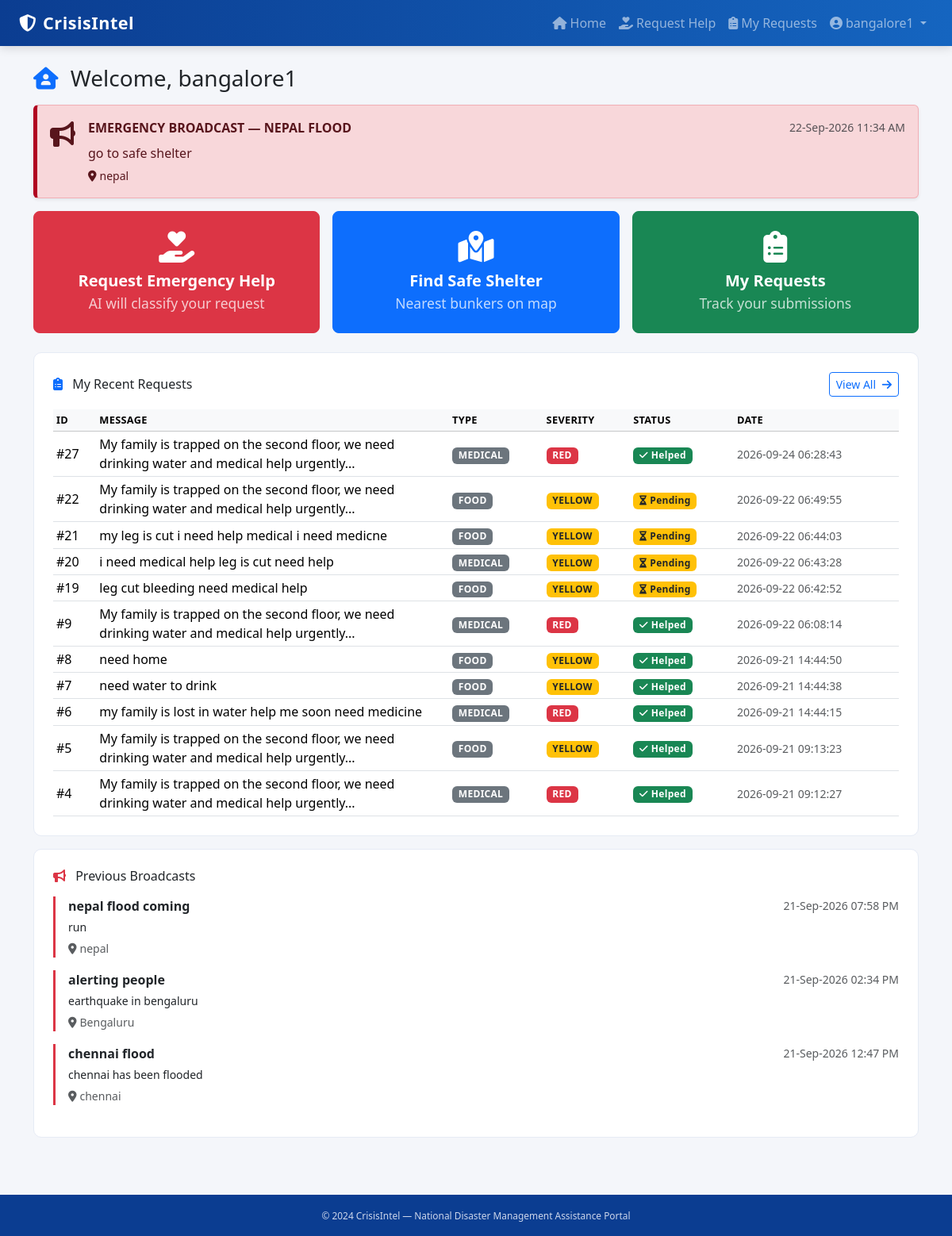
The page /people/home (signed in) on the database its author committed.
### tables this page shows
CREATE TABLE emergency_notes (
            id INTEGER PRIMARY KEY AUTOINCREMENT,
            title TEXT NOT NULL,
            message TEXT NOT NULL,
            severity TEXT DEFAULT 'moderate',
            city TEXT,
            created_by INTEGER,
            created_at TIMESTAMP DEFAULT CURRENT_TIMESTAMP,
            FOREIGN KEY(created_by) REFERENCES users(id)
        );

CREATE TABLE help_requests (
            id INTEGER PRIMARY KEY AUTOINCREMENT,
            user_id INTEGER NOT NULL,
            raw_message TEXT NOT NULL,
            help_type TEXT,
            severity TEXT,
            tag_color TEXT,
            city TEXT,
            latitude REAL,
            longitude REAL,
            status TEXT DEFAULT 'pending' CHECK(status IN ('pending','helped')),
            created_at TIMESTAMP DEFAULT CURRENT_TIMESTAMP,
            FOREIGN KEY(user_id) REFERENCES users(id)
        );

### app.py (the view)
@app.route("/people/home")
@login_required
@people_required
def people_home():
    db = get_db()
    notes = db.execute(
        "SELECT * FROM emergency_notes ORDER BY id DESC LIMIT 10"
    ).fetchall()
    my_reqs = db.execute(
        "SELECT * FROM help_requests WHERE user_id=? ORDER BY id DESC",
        (session["user_id"],)
    ).fetchall()
    db.close()
    return render_template("people/home.html", notes=notes, requests=my_reqs)

### utils/auth_helper.py (called while the page is built)
def login_required(f):
    @wraps(f)
    def wrapper(*args, **kwargs):
        if "user_id" not in session:
            flash("Please login first.", "warning")
            return redirect(url_for("login"))
        return f(*args, **kwargs)
    return wrapper

def people_required(f):
    @wraps(f)
    def wrapper(*args, **kwargs):
        if session.get("role") != "people":
            flash("People access only.", "danger")
            return redirect(url_for("login"))
        return f(*args, **kwargs)
    return wrapper

### utils/db_helper.py (called while the page is built)
def get_db():
    conn = sqlite3.connect(Config.DATABASE)
    conn.row_factory = sqlite3.Row
    return conn

### utils/timeutil.py (called while the page is built)
def to_ist(value, fmt="%d-%b-%Y %I:%M %p"):
    if value is None or value == "":
        return "—"
    try:
        if isinstance(value, str):
            dt = datetime.strptime(value[:19], "%Y-%m-%d %H:%M:%S")
            dt = dt.replace(tzinfo=timezone.utc)
        elif isinstance(value, datetime):
            dt = value
            if dt.tzinfo is None:
                dt = dt.replace(tzinfo=timezone.utc)
        else:
            return str(value)
        return dt.astimezone(IST).strftime(fmt)
    except Exception:
        return str(value)

### templates/people/home.html (shortened to what this page needs)
{% extends "base.html" %}
{% block content %}
<h3 class="mb-3">
    <i class="fa fa-house-user text-primary me-2"></i>
    Welcome, {{ session.name }}
</h3>
{% if notes %}
<div class="alert alert-danger d-flex align-items-start shadow-sm">
    <i class="fa fa-bullhorn fa-2x me-3 mt-1"></i>
    <div class="flex-grow-1">
        <div class="d-flex justify-content-between align-items-center">
            <strong class="text-uppercase">
                EMERGENCY BROADCAST — {{ notes[0].title }}
            </strong>
            <small class="text-muted">{{ notes[0].created_at | ist }}</small>
        </div>
        <p class="mb-1 mt-2">{{ notes[0].message }}</p>
        {% if notes[0].city %}
            <small>
                <i class="fa fa-location-dot me-1"></i>{{ notes[0].city }}
            </small>
        {% endif %}
    </div>
</div>
{% endif %}
<div class="row g-3 mb-4">
    <div class="col-md-4">
        <a href="{{ url_for('people_request') }}"
           class="btn btn-danger btn-lg w-100 py-4 h-100 d-flex flex-column justify-content-center">
            <i class="fa fa-hand-holding-heart fa-2x mb-2"></i>
            <span class="fw-bold">Request Emergency Help</span>
            <small class="opacity-75">AI will classify your request</small>
        </a>
    </div>
    <div class="col-md-4">
        <a href="{{ url_for('people_map') }}"
           class="btn btn-primary btn-lg w-100 py-4 h-100 d-flex flex-column justify-content-center">
            <i class="fa fa-map-location-dot fa-2x mb-2"></i>
            <span class="fw-bold">Find Safe Shelter</span>
            <small class="opacity-75">Nearest bunkers on map</small>
        </a>
    </div>
    <div class="col-md-4">
        <a href="{{ url_for('people_my_requests') }}"
           class="btn btn-success btn-lg w-100 py-4 h-100 d-flex flex-column justify-content-center">
            <i class="fa fa-clipboard-list fa-2x mb-2"></i>
            <span class="fw-bold">My Requests</span>
            <small class="opacity-75">Track your submissions</small>
        </a>
    </div>
</div>
<div class="card p-4 mb-3">
    <div class="d-flex justify-content-between align-items-center mb-3">
        <h6 class="mb-0">
            <i class="fa fa-clipboard-list text-primary me-2"></i>
            My Recent Requests
        </h6>
        <a href="{{ url_for('people_my_requests') }}"
           class="btn btn-sm btn-outline-primary">
            View All <i class="fa fa-arrow-right ms-1"></i>
        </a>
    </div>
    <div class="table-responsive">
        <table class="table table-sm align-middle mb-0">
            <thead class="table-light">
                <tr>
                    <th>ID</th>
                    <th>Message</th>
                    <th>Type</th>
                    <th>Severity</th>
                    <th>Status</th>
                    <th>Date</th>
                </tr>
            </thead>
            <tbody>
            {% for r in requests %}
                <tr>
                    <td>#{{ r.id }}</td>
                    <td style="max-width: 300px;">{{ r.raw_message }}</td>
                    <td>
                        <span class="badge bg-secondary text-uppercase">
                            {{ r.help_type }}
                        </span>
                    </td>
                    <td>
                        {% if r.severity == 'red' %}
                            <span class="badge bg-danger">RED</span>
                        {% elif r.severity == 'yellow' %}
                            <span class="badge bg-warning text-dark">YELLOW</span>
                        {% else %}
                            <span class="badge bg-success">GREEN</span>
                        {% endif %}
                    </td>
                    <td>
                        {% if r.status == 'helped' %}
                            <span class="badge bg-success">
                                <i class="fa fa-check me-1"></i>Helped
                            </span>
                        {% else %}
                            <span class="badge bg-warning text-dark">
                                <i class="fa fa-hourglass-half me-1"></i>Pending
                            </span>
                        {% endif %}
                    </td>
                    <td><small class="text-muted">{{ r.created_at }}</small></td>
                </tr>
            {% endfor %}
            </tbody>
        </table>
    </div>
</div>
{% if notes|length > 1 %}
<div class="card p-4">
    <h6 class="mb-3">
        <i class="fa fa-bullhorn text-danger me-2"></i>
        Previous Broadcasts
    </h6>
    {% for n in notes[1:] %}
    <div class="border-start border-3 ps-3 mb-3
        {% if n.severity == 'high' %}border-danger
        {% elif n.severity == 'moderate' %}border-warning
        {% else %}border-secondary{% endif %}">
        <div class="d-flex justify-content-between align-items-center">
            <strong>{{ n.title }}</strong>
            <small class="text-muted">{{ n.created_at | ist }}</small>
        </div>
        <p class="mb-1 small mt-1">{{ n.message }}</p>
        {% if n.city %}
            <small class="text-muted">
                <i class="fa fa-location-dot me-1"></i>{{ n.city }}
            </small>
        {% endif %}
    </div>
    {% endfor %}
</div>
{% endif %}
{% endblock %}

### templates/base.html (shortened to what this page needs)
<!DOCTYPE html>
<html lang="en">
<head>
    <link href="https://cdn.jsdelivr.net/npm/bootstrap@5.3.3/dist/css/bootstrap.min.css" rel="stylesheet">
    <link href="https://cdnjs.cloudflare.com/ajax/libs/font-awesome/6.5.2/css/all.min.css" rel="stylesheet">
    <link href="{{ url_for('static', filename='css/style.css') }}" rel="stylesheet">
</head>
<body>
<nav class="navbar navbar-expand-lg navbar-dark gov-nav">
    <div class="container-fluid px-4">
        <a class="navbar-brand fw-bold" href="/">
            <i class="fa-solid fa-shield-halved me-2"></i>CrisisIntel
        </a>
        <div class="collapse navbar-collapse" id="nav">
            <ul class="navbar-nav ms-auto align-items-center">
                {% if session.user_id %}
                    {% if session.role == 'admin' %}
                        <li class="nav-item"><a class="nav-link" href="{{ url_for('admin_dashboard') }}"><i class="fa fa-gauge me-1"></i>Dashboard</a></li>
                        <li class="nav-item"><a class="nav-link" href="{{ url_for('admin_requests') }}"><i class="fa fa-list me-1"></i>Requests</a></li>
                        <li class="nav-item"><a class="nav-link" href="{{ url_for('admin_history') }}"><i class="fa fa-clock-rotate-left me-1"></i>History</a></li>
                        <li class="nav-item"><a class="nav-link" href="{{ url_for('admin_notes') }}"><i class="fa fa-bullhorn me-1"></i>Notes</a></li>
                        <li class="nav-item"><a class="nav-link" href="{{ url_for('admin_drone') }}"><i class="fa fa-helicopter me-1"></i>Drone</a></li>
                    {% else %}
                        <li class="nav-item"><a class="nav-link" href="{{ url_for('people_home') }}"><i class="fa fa-house me-1"></i>Home</a></li>
                        <li class="nav-item"><a class="nav-link" href="{{ url_for('people_request') }}"><i class="fa fa-hand-holding-heart me-1"></i>Request Help</a></li>
                        <li class="nav-item"><a class="nav-link" href="{{ url_for('people_my_requests') }}"><i class="fa fa-clipboard-list me-1"></i>My Requests</a></li>
                    {% endif %}
                    <li class="nav-item dropdown">
                        <a class="nav-link dropdown-toggle" data-bs-toggle="dropdown">
                            <i class="fa fa-user-circle me-1"></i>{{ session.name }}
                        </a>
                    </li>
                {% else %}
                    <li class="nav-item"><a class="nav-link" href="{{ url_for('login') }}">Login</a></li>
                    <li class="nav-item"><a class="btn btn-light btn-sm ms-2 text-primary fw-bold" href="{{ url_for('register') }}">Register</a></li>
                {% endif %}
            </ul>
        </div>
    </div>
</nav>
<div class="container py-4">
    {% block content %}{% endblock %}
</div>
<footer class="gov-footer text-center py-3 mt-5">
    <small>© 2024 CrisisIntel — National Disaster Management Assistance Portal</small>
</footer>
</body>
</html>

### static/css/style.css (style rules this page uses)
body { background: #f4f6fa; font-family: 'Segoe UI', Roboto, sans-serif; min-height: 100vh; display: flex; flex-direction: column; }
.container { flex: 1; }
.gov-nav { background: linear-gradient(90deg, #0b3d91 0%, #1565c0 100%); box-shadow: 0 2px 12px rgba(0,0,0,.15); }
.gov-nav .navbar-brand { letter-spacing: .5px; font-size: 1.35rem; }
.gov-footer { background: #0b3d91; color: #cdd7eb; font-size: .85rem; }
.card { border-radius: 10px; border: 1px solid #e6ebf5; }
.table thead th { font-size: .8rem; text-transform: uppercase; letter-spacing: .3px; }
.badge { font-weight: 600; letter-spacing: .3px; }
.alert-danger { border-left: 5px solid #b00020; }

### rows shown on the page
emergency_notes: title "NEPAL FLOOD", created_at "22-Sep-2026 11:34 AM", message "go to safe shelter", city "nepal"
help_requests: id "27", raw_message "My family is trapped on the second floor, we need drinking water and medical help urgently...", help_type "MEDICAL", severity "RED", status "helped" (drawn), created_at "2026-09-24 06:28:43"
help_requests: id "22", raw_message "My family is trapped on the second floor, we need drinking water and medical help urgently...", help_type "FOOD", severity "YELLOW", status "pending" (drawn), created_at "2026-09-22 06:49:55"
help_requests: id "21", raw_message "my leg is cut i need help medical i need medicne", help_type "FOOD", severity "YELLOW", status "pending" (drawn), created_at "2026-09-22 06:44:03"
help_requests: id "20", raw_message "i need medical help leg is cut need help", help_type "MEDICAL", severity "YELLOW", status "pending" (drawn), created_at "2026-09-22 06:43:28"
help_requests: id "19", raw_message "leg cut bleeding need medical help", help_type "FOOD", severity "YELLOW", status "pending" (drawn), created_at "2026-09-22 06:42:52"
help_requests: id "9", raw_message "My family is trapped on the second floor, we need drinking water and medical help urgently...", help_type "MEDICAL", severity "RED", status "helped" (drawn), created_at "2026-09-22 06:08:14"
help_requests: id "8", raw_message "need home", help_type "FOOD", severity "YELLOW", status "helped" (drawn), created_at "2026-09-21 14:44:50"
help_requests: id "7", raw_message "need water to drink", help_type "FOOD", severity "YELLOW", status "helped" (drawn), created_at "2026-09-21 14:44:38"
help_requests: id "6", raw_message "my family is lost in water help me soon need medicine", help_type "MEDICAL", severity "RED", status "helped" (drawn), created_at "2026-09-21 14:44:15"
help_requests: id "5", raw_message "My family is trapped on the second floor, we need drinking water and medical help urgently...", help_type "FOOD", severity "YELLOW", status "helped" (drawn), created_at "2026-09-21 09:13:23"
help_requests: id "4", raw_message "My family is trapped on the second floor, we need drinking water and medical help urgently...", help_type "MEDICAL", severity "RED", status "helped" (drawn), created_at "2026-09-21 09:12:27"
emergency_notes: title "nepal flood coming", created_at|ist "21-Sep-2026 07:58 PM", message "run", city "nepal"
emergency_notes: title "alerting people", created_at|ist "21-Sep-2026 02:34 PM", message "earthquake in bengaluru", city "Bengaluru"
emergency_notes: title "chennai flood", created_at|ist "21-Sep-2026 12:47 PM", message "chennai has been flooded", city "chennai"

### other values the page prints
{{ session.name }} "bangalore1"
